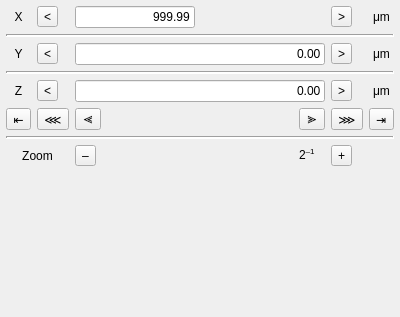
<?xml version="1.0" encoding="UTF-8"?>
<ui version="4.0">
 <class>Navigation</class>
 <widget class="QWidget" name="Navigation">
  <property name="geometry">
   <rect>
    <x>0</x>
    <y>0</y>
    <width>400</width>
    <height>317</height>
   </rect>
  </property>
  <property name="sizePolicy">
   <sizepolicy hsizetype="Preferred" vsizetype="Minimum">
    <horstretch>0</horstretch>
    <verstretch>0</verstretch>
   </sizepolicy>
  </property>
  <property name="minimumSize">
   <size>
    <width>0</width>
    <height>0</height>
   </size>
  </property>
  <property name="windowTitle">
   <string>Navigation</string>
  </property>
  <layout class="QGridLayout" name="gridLayout">
   <property name="leftMargin">
    <number>6</number>
   </property>
   <property name="topMargin">
    <number>6</number>
   </property>
   <property name="rightMargin">
    <number>6</number>
   </property>
   <property name="bottomMargin">
    <number>6</number>
   </property>
   <property name="spacing">
    <number>6</number>
   </property>
   <item row="5" column="4">
    <widget class="QToolButton" name="nextslice2">
     <property name="text">
      <string>≫</string>
     </property>
    </widget>
   </item>
   <item row="0" column="2" colspan="3">
    <widget class="QLineEdit" name="x">
     <property name="sizePolicy">
      <sizepolicy hsizetype="Fixed" vsizetype="Fixed">
       <horstretch>0</horstretch>
       <verstretch>0</verstretch>
      </sizepolicy>
     </property>
     <property name="minimumSize">
      <size>
       <width>120</width>
       <height>0</height>
      </size>
     </property>
     <property name="toolTip">
      <string>X (μm)</string>
     </property>
     <property name="text">
      <string>999.99</string>
     </property>
     <property name="maxLength">
      <number>6</number>
     </property>
     <property name="alignment">
      <set>Qt::AlignRight|Qt::AlignTrailing|Qt::AlignVCenter</set>
     </property>
    </widget>
   </item>
   <item row="4" column="2" colspan="3">
    <widget class="QLineEdit" name="z">
     <property name="sizePolicy">
      <sizepolicy hsizetype="Minimum" vsizetype="Fixed">
       <horstretch>0</horstretch>
       <verstretch>0</verstretch>
      </sizepolicy>
     </property>
     <property name="minimumSize">
      <size>
       <width>1</width>
       <height>0</height>
      </size>
     </property>
     <property name="toolTip">
      <string>Z (μm)</string>
     </property>
     <property name="text">
      <string>0.00</string>
     </property>
     <property name="maxLength">
      <number>6</number>
     </property>
     <property name="alignment">
      <set>Qt::AlignRight|Qt::AlignTrailing|Qt::AlignVCenter</set>
     </property>
    </widget>
   </item>
   <item row="7" column="0" colspan="2">
    <widget class="QLabel" name="label_7">
     <property name="text">
      <string>Zoom</string>
     </property>
     <property name="alignment">
      <set>Qt::AlignCenter</set>
     </property>
    </widget>
   </item>
   <item row="3" column="0" colspan="7">
    <widget class="Line" name="line_2">
     <property name="lineWidth">
      <number>2</number>
     </property>
     <property name="orientation">
      <enum>Qt::Horizontal</enum>
     </property>
    </widget>
   </item>
   <item row="2" column="2" colspan="3">
    <widget class="QLineEdit" name="y">
     <property name="sizePolicy">
      <sizepolicy hsizetype="Minimum" vsizetype="Fixed">
       <horstretch>0</horstretch>
       <verstretch>0</verstretch>
      </sizepolicy>
     </property>
     <property name="minimumSize">
      <size>
       <width>1</width>
       <height>0</height>
      </size>
     </property>
     <property name="toolTip">
      <string>Y (μm)</string>
     </property>
     <property name="text">
      <string>0.00</string>
     </property>
     <property name="maxLength">
      <number>6</number>
     </property>
     <property name="alignment">
      <set>Qt::AlignRight|Qt::AlignTrailing|Qt::AlignVCenter</set>
     </property>
    </widget>
   </item>
   <item row="6" column="0" colspan="7">
    <widget class="Line" name="line">
     <property name="lineWidth">
      <number>2</number>
     </property>
     <property name="orientation">
      <enum>Qt::Horizontal</enum>
     </property>
    </widget>
   </item>
   <item row="2" column="1">
    <widget class="QToolButton" name="up">
     <property name="text">
      <string>&lt;</string>
     </property>
    </widget>
   </item>
   <item row="4" column="1">
    <widget class="QToolButton" name="prevslice">
     <property name="text">
      <string>&lt;</string>
     </property>
    </widget>
   </item>
   <item row="4" column="5">
    <widget class="QToolButton" name="nextslice">
     <property name="text">
      <string>&gt;</string>
     </property>
    </widget>
   </item>
   <item row="0" column="1">
    <widget class="QToolButton" name="left">
     <property name="text">
      <string>&lt;</string>
     </property>
    </widget>
   </item>
   <item row="0" column="5">
    <widget class="QToolButton" name="right">
     <property name="text">
      <string>&gt;</string>
     </property>
    </widget>
   </item>
   <item row="2" column="5">
    <widget class="QToolButton" name="down">
     <property name="text">
      <string>&gt;</string>
     </property>
    </widget>
   </item>
   <item row="0" column="0">
    <widget class="QLabel" name="label">
     <property name="text">
      <string>X</string>
     </property>
     <property name="alignment">
      <set>Qt::AlignCenter</set>
     </property>
    </widget>
   </item>
   <item row="2" column="0">
    <widget class="QLabel" name="label_2">
     <property name="text">
      <string>Y</string>
     </property>
     <property name="alignment">
      <set>Qt::AlignCenter</set>
     </property>
    </widget>
   </item>
   <item row="0" column="6">
    <widget class="QLabel" name="label_3">
     <property name="text">
      <string>μm</string>
     </property>
     <property name="alignment">
      <set>Qt::AlignCenter</set>
     </property>
    </widget>
   </item>
   <item row="2" column="6">
    <widget class="QLabel" name="label_4">
     <property name="text">
      <string>μm</string>
     </property>
     <property name="alignment">
      <set>Qt::AlignCenter</set>
     </property>
    </widget>
   </item>
   <item row="5" column="5">
    <widget class="QToolButton" name="nextslice3">
     <property name="text">
      <string>⋙</string>
     </property>
    </widget>
   </item>
   <item row="5" column="6">
    <widget class="QToolButton" name="lastslice">
     <property name="text">
      <string>⇥</string>
     </property>
    </widget>
   </item>
   <item row="5" column="1">
    <widget class="QToolButton" name="prevslice3">
     <property name="text">
      <string>⋘</string>
     </property>
    </widget>
   </item>
   <item row="5" column="0">
    <widget class="QToolButton" name="firstslice">
     <property name="text">
      <string>⇤</string>
     </property>
    </widget>
   </item>
   <item row="4" column="0">
    <widget class="QLabel" name="label_5">
     <property name="text">
      <string>Z</string>
     </property>
     <property name="alignment">
      <set>Qt::AlignCenter</set>
     </property>
    </widget>
   </item>
   <item row="4" column="6">
    <widget class="QLabel" name="label_6">
     <property name="text">
      <string>μm</string>
     </property>
     <property name="alignment">
      <set>Qt::AlignCenter</set>
     </property>
    </widget>
   </item>
   <item row="7" column="2">
    <widget class="QToolButton" name="zoomout">
     <property name="text">
      <string>–</string>
     </property>
    </widget>
   </item>
   <item row="5" column="2">
    <widget class="QToolButton" name="prevslice2">
     <property name="text">
      <string>≪</string>
     </property>
    </widget>
   </item>
   <item row="1" column="0" colspan="7">
    <widget class="Line" name="line_3">
     <property name="lineWidth">
      <number>2</number>
     </property>
     <property name="midLineWidth">
      <number>0</number>
     </property>
     <property name="orientation">
      <enum>Qt::Horizontal</enum>
     </property>
    </widget>
   </item>
   <item row="8" column="0">
    <spacer name="verticalSpacer">
     <property name="orientation">
      <enum>Qt::Vertical</enum>
     </property>
     <property name="sizeHint" stdset="0">
      <size>
       <width>20</width>
       <height>40</height>
      </size>
     </property>
    </spacer>
   </item>
   <item row="7" column="5">
    <widget class="QToolButton" name="zoomin">
     <property name="text">
      <string>+</string>
     </property>
    </widget>
   </item>
   <item row="7" column="4">
    <widget class="QLabel" name="zoom">
     <property name="text">
      <string>2&lt;sup&gt;–1&lt;/sup&gt;</string>
     </property>
     <property name="textFormat">
      <enum>Qt::RichText</enum>
     </property>
    </widget>
   </item>
  </layout>
 </widget>
 <tabstops>
  <tabstop>x</tabstop>
  <tabstop>y</tabstop>
  <tabstop>z</tabstop>
  <tabstop>right</tabstop>
  <tabstop>nextslice</tabstop>
  <tabstop>down</tabstop>
  <tabstop>nextslice3</tabstop>
  <tabstop>lastslice</tabstop>
  <tabstop>prevslice3</tabstop>
  <tabstop>firstslice</tabstop>
  <tabstop>up</tabstop>
  <tabstop>left</tabstop>
  <tabstop>prevslice</tabstop>
 </tabstops>
 <resources/>
 <connections/>
</ui>
